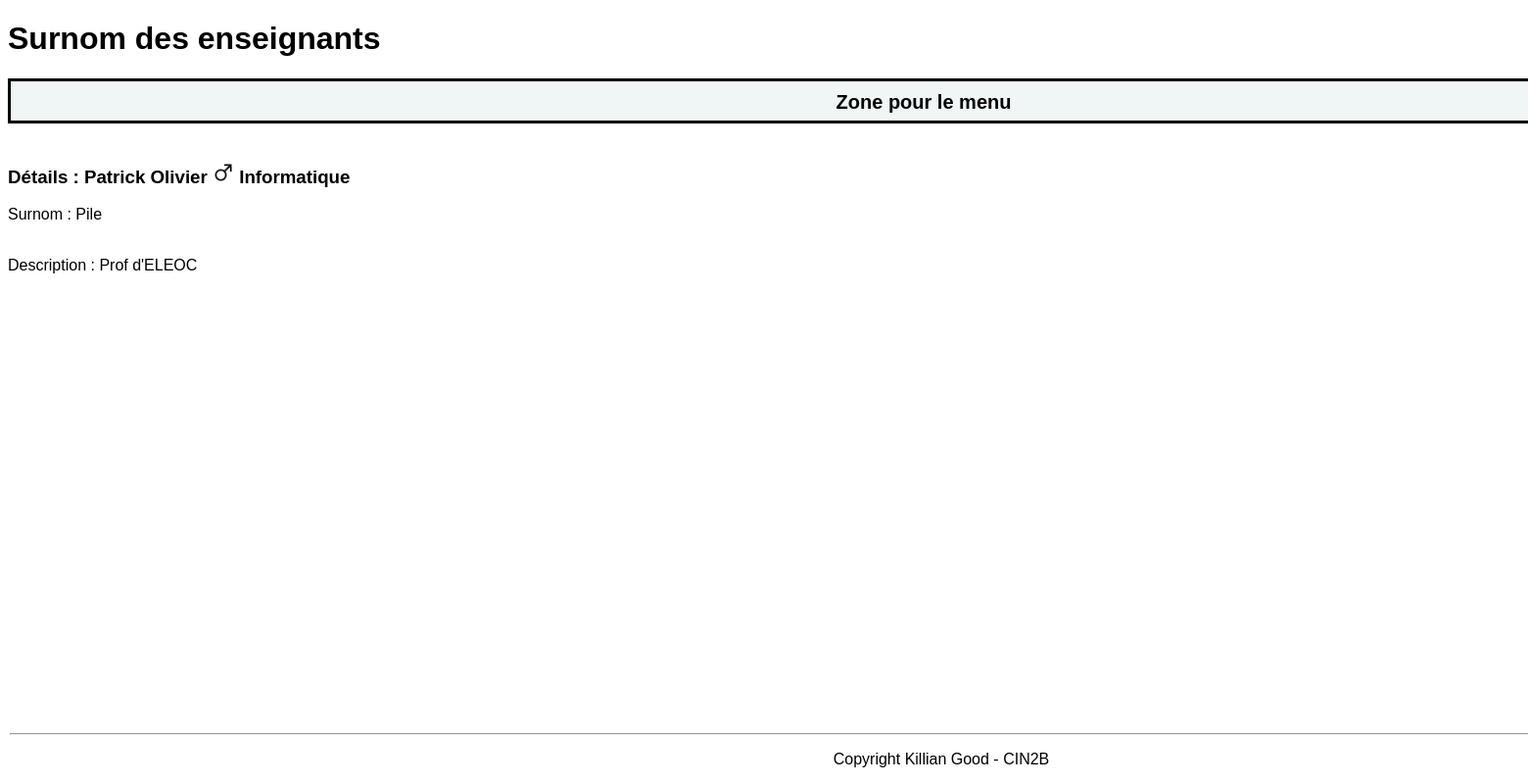
/Code/php/detail.php?idTeacher=5, run on the app's committed database.
### tables this page shows
CREATE TABLE t_teacher(
	idTeacher int AUTO_INCREMENT PRIMARY KEY,
	teaFirstname varchar(50) NOT NULL,
	teaName varchar(50) NOT NULL,
	teaGender char(1) NOT NULL,
	teaNickname varchar(100) NOT NULL,
	teaOrigin varchar(255) NOT NULL);

CREATE TABLE t_section(
	idSection int AUTO_INCREMENT PRIMARY KEY,
	secName varchar(30) NOT NULL);

### Code/php/Database.php (called while the page is built, shortened)
<?php
 class Database {
    private $connector;
    public function __construct(){
    try{
        $this->connector = new PDO("mysql:host=localhost;dbname=db_nickname_kilgood;charset=utf8", "dbNicknameUser", "grp2B_21");
        }catch(PDOException $e){
            die("<h1>Impossible de se connecter à la base de données</h1> erreur :". $e->getMessage());
        }
    }
    private function querySimpleExecute($query){
        $req = $this->connector->query($query);
        return $req;
    }
    private function formatData($req){
        $results = $req->fetchALL(PDO::FETCH_ASSOC);
        return $results;
    }
    public function getOneTeacher(){
        $query = "SELECT * FROM t_teacher WHERE idTeacher =" . $_GET["idTeacher"];
        $reqExecuted = $this->querySimpleExecute($query);
        $results = $this->formatData($reqExecuted);
        return $results;
    }
    public function getAllSections(){
        $query = 'SELECT * FROM t_teaches JOIN t_teacher ON t_teaches.fkteacher = t_teacher.idTeacher JOIN t_section ON t_teaches.fksection = t_section.idSection';
        $reqExecuted = $this->querySimpleExecute($query);
        $results = $this->formatData($reqExecuted);
        return $results;
    }
 }
?>

### Code/php/detail.php (the view, shortened to what this page needs)
<?php
require "database.php";
$db = new Database();
$oneTeachers = $db->getOneTeacher();
$sections = $db->getAllSections();
?>
<!DOCTYPE html>
<html lang="fr">
    <head>
        <link href="../css/style.css" rel="stylesheet" type="text/css" />
    </head>
    <body>
        <h1>Surnom des enseignants</h1>
        <a href="#" class="button">Zone pour le menu</a>
        <?php foreach($oneTeachers as $oneTeacher): ?><?php
            if($oneTeacher["teaGender"] == "M") {
                $Gender = '<img src="../../icons/maleGender.png" width"22px" height="22px" alt="icons">';
            }
            else
            {
                $Gender = '<img src="../../icons/femaleGender.png" width"22px" height="22px" alt="icons">';
            }
            ?>
        <?php foreach($sections as $section) {} ?>
        <h3> Détails : <?= $oneTeacher["teaFirstname"] . " " . $oneTeacher["teaName"]  . " " . $Gender . " " . $section["secName"]?></h3>
        <p>Surnom :  <?= $oneTeacher["teaNickname"] ?></p>
        <p><br>Description :  <?= $oneTeacher["teaOrigin"]  ?></p>
         <?php endforeach; ?>
    </body>
    <footer>
        <hr style="width:1900px;text-align:left;margin-left:0">
            <p>Copyright Killian Good - CIN2B</p>
    </footer>
</html>

### Code/css/style.css (style rules this page uses)
html { font-family: Arial, Helvetica, sans-serif; }
.button { background-color: #f0f5f5; border: none; color: black; padding: 15px 32px; padding-top: 10px; text-align: center; display: inline-block; width: 1800px; height: 15px; font-weight: bold; text-decoration: none; border-style: solid; font-size: 20px; }
footer { position: fixed; left: 0; bottom: 0; text-align: fixed; text-align: center; padding-left: 10px; padding-right: 10px; }
img { padding-top: 20px; }

### data on the page
t_teacher: teaFirstname "Patrick", teaName "Olivier", teaNickname "Pile", teaOrigin "Prof d'ELEOC"
t_section: secName "Informatique"
